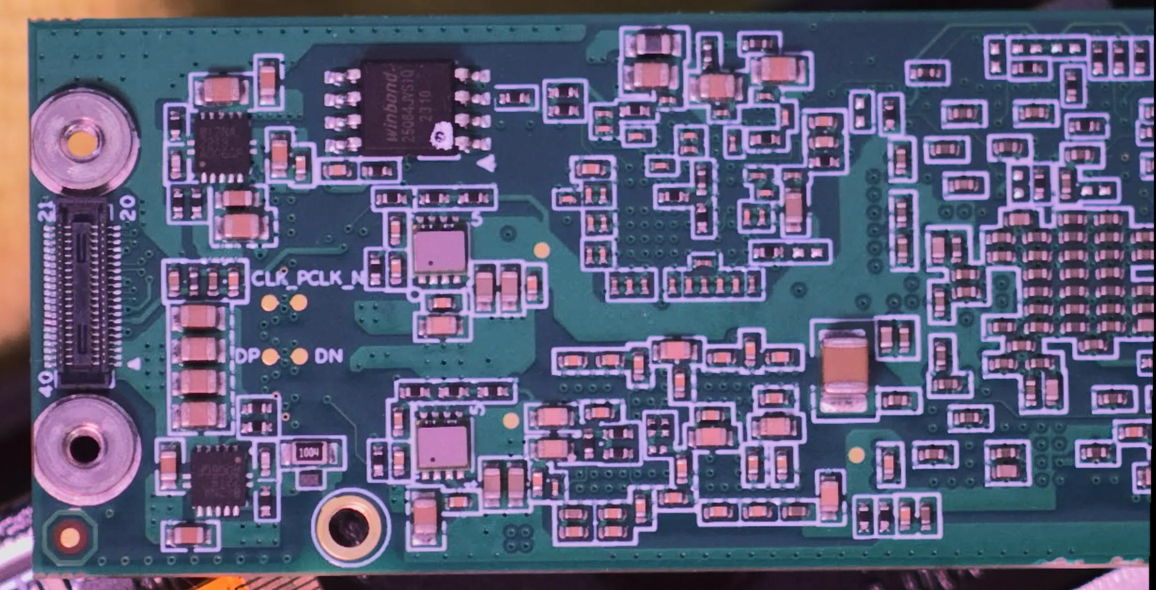
//> input picture hardware/photos/P3_bottom_side_2.webp, 2312 x 1180 px, given in place of recon_rectified_left.png, which was not available (shown at 1/2 size)
$ ./ocl_bench ../../hardware/photos/   (built with g++ and OpenCV 4)
//> lines starting //> are read from the running program, lines starting //| are printed output that depends on the picture
// OpenCL/CPU micro-benchmark for the reconstruction stages that OpenCV can
// dispatch to the GPU.  The SGBM matcher itself has no OpenCL kernel in this
// OpenCV build; the benchmark measures that explicitly (UMat input is copied
// back to the CPU) so the result is not mistaken for a GPU matcher benchmark.
#include <algorithm>
#include <chrono>
#include <cstdio>
#include <string>
#include <vector>

#include <opencv2/calib3d.hpp>
#include <opencv2/core.hpp>
#include <opencv2/core/ocl.hpp>
#include <opencv2/imgcodecs.hpp>
#include <opencv2/imgproc.hpp>

namespace {
using Clock = std::chrono::steady_clock;
double ms(Clock::time_point a, Clock::time_point b) {
  return std::chrono::duration<double, std::milli>(b - a).count();
}
template <typename F>
double bench(F&& f, int reps = 10) {
  f();
  cv::ocl::finish();
  const auto t0 = Clock::now();
  for (int i = 0; i < reps; ++i) f();
  cv::ocl::finish();
  return ms(t0, Clock::now()) / reps;
}
}  // namespace

int main(int argc, char** argv) {
  const std::string dir = argc > 1 ? argv[1] : "/tmp/einstar_recon/id0";
  cv::Mat left = cv::imread(dir + "/recon_rectified_left.png", cv::IMREAD_GRAYSCALE);
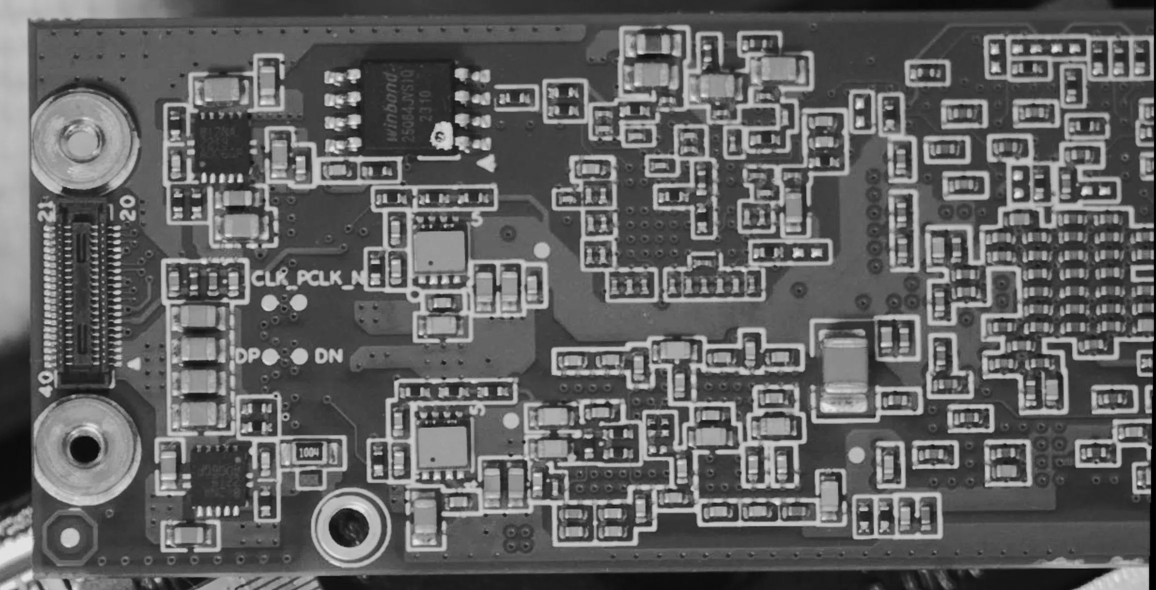
//> left: 1180 rows x 2312 cols, CV_8UC1 (shown at 1/2 size); min 0, max 233, mean 97
  cv::Mat right = cv::imread(dir + "/recon_rectified_right.png", cv::IMREAD_GRAYSCALE);
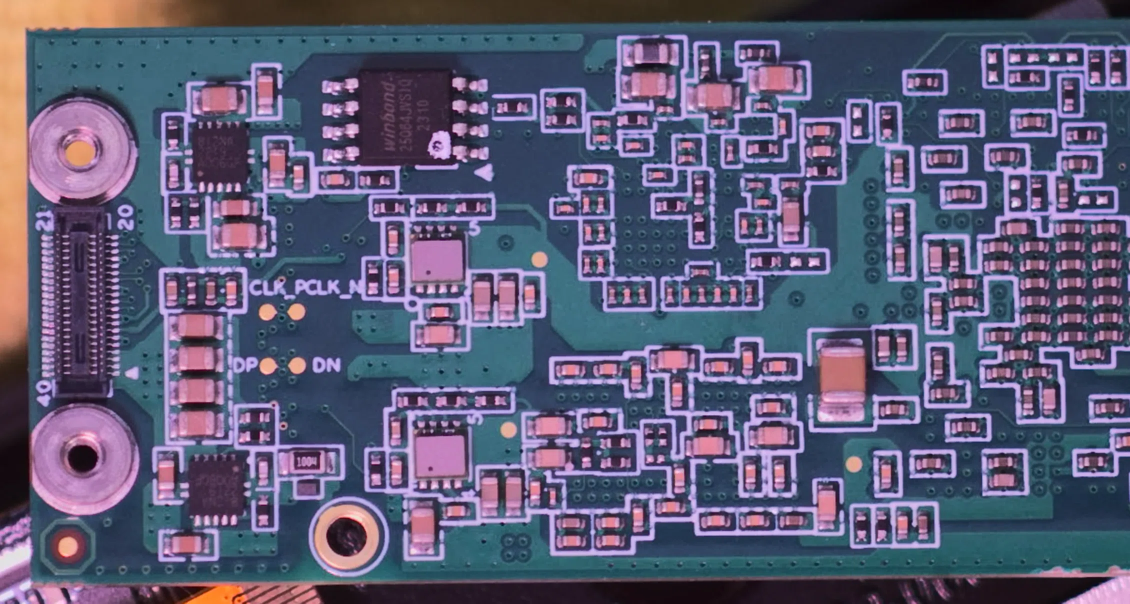
//> input picture hardware/photos/P4_bottom_side_3.webp, 2260 x 1207 px, given in place of recon_rectified_right.png, which was not available (shown at 1/2 size)
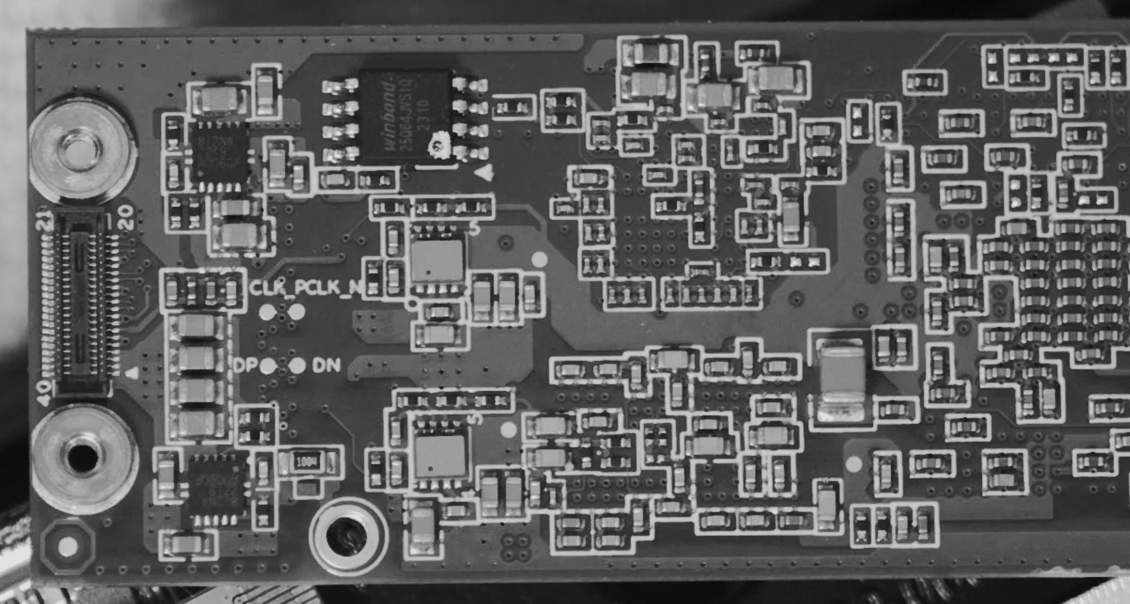
//> right: 1207 rows x 2260 cols, CV_8UC1 (shown at 1/2 size); min 6, max 233, mean 95.7
  if (left.empty() || right.empty()) {
    std::fprintf(stderr, "cannot read rectified pair in %s\n", dir.c_str());
    return 1;
  }
  cv::Mat small_l, small_r;
  cv::resize(left, small_l, {}, 0.5, 0.5, cv::INTER_AREA);
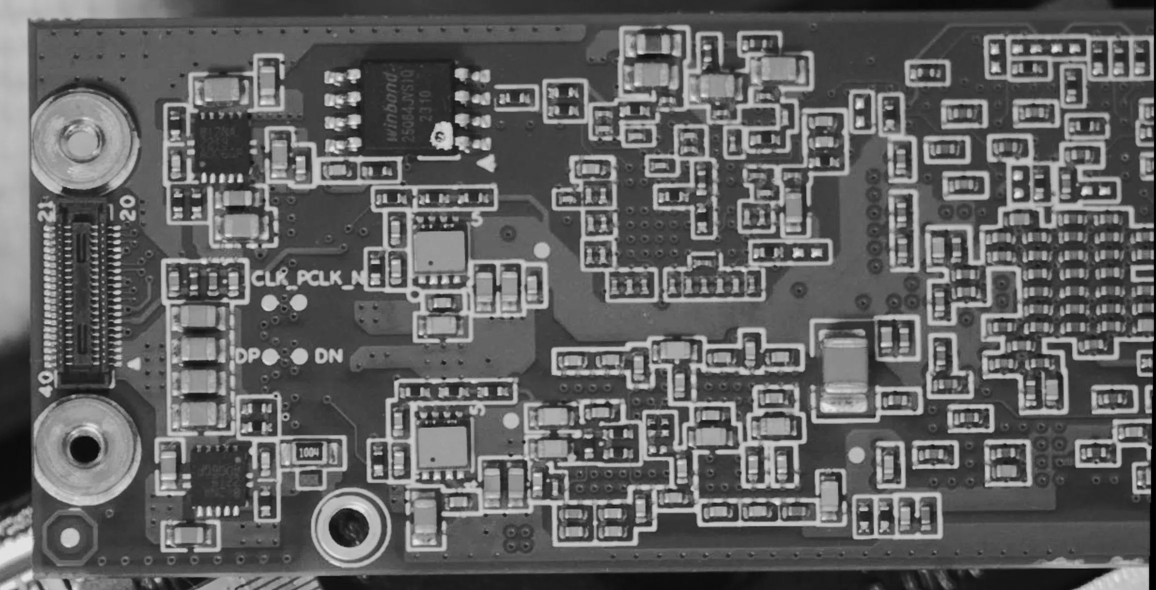
//> small_l: 590 rows x 1156 cols, CV_8UC1; min 0, max 229, mean 97.1
  cv::resize(right, small_r, {}, 0.5, 0.5, cv::INTER_AREA);
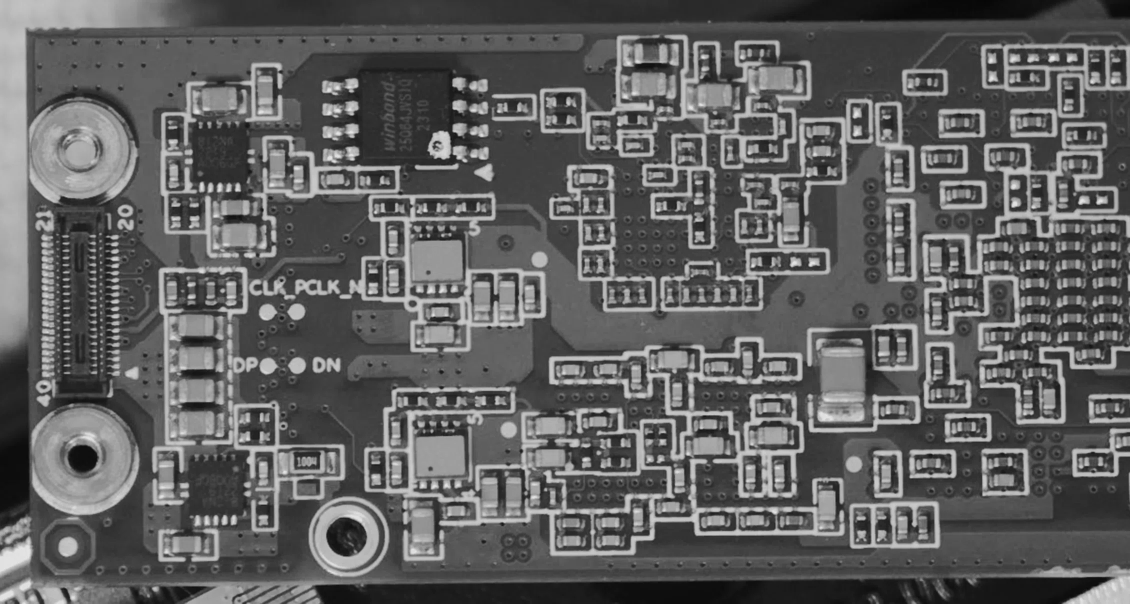
//> small_r: 604 rows x 1130 cols, CV_8UC1; min 6, max 230, mean 95.8

  std::printf("OpenCV %s, OpenCL available=%d, enabled=%d\n", CV_VERSION,
              cv::ocl::haveOpenCL(), cv::ocl::useOpenCL());
  if (cv::ocl::haveOpenCL()) {
    cv::ocl::Device d = cv::ocl::Device::getDefault();
    std::printf("OpenCL device: %s (%s)\n", d.name().c_str(), d.vendorName().c_str());
  }

  cv::Mat mx, my;
  cv::Mat eye = cv::Mat::eye(3, 3, CV_64F);
  cv::Mat K = (cv::Mat_<double>(3, 3) << 579.18, 0, 318.2, 0, 579.18, 257.6, 0, 0, 1);
  cv::initUndistortRectifyMap(K, cv::Mat(), eye, K, left.size(), CV_32FC1, mx, my);

  cv::ocl::setUseOpenCL(false);
  const double cpu_remap = bench([&] { cv::Mat o; cv::remap(left, o, mx, my, cv::INTER_LINEAR); });
  const double cpu_resize = bench([&] { cv::Mat o; cv::resize(left, o, {}, 0.5, 0.5, cv::INTER_AREA); });
  const double cpu_sobel = bench([&] {
    cv::Mat gx, gy; cv::Sobel(small_l, gx, CV_32F, 1, 0, 3); cv::Sobel(small_l, gy, CV_32F, 0, 1, 3);
  });
  cv::Ptr<cv::StereoSGBM> sgbm = cv::StereoSGBM::create(
      0, 512, 5, 8 * 25, 96 * 25, -1, 63, 10, 100, 2, cv::StereoSGBM::MODE_SGBM_3WAY);
  cv::Mat d;
  const double cpu_sgbm = bench([&] { sgbm->compute(small_l, small_r, d); }, 5);
//> (the run ends here: the program stops with an error, at `f();`)
